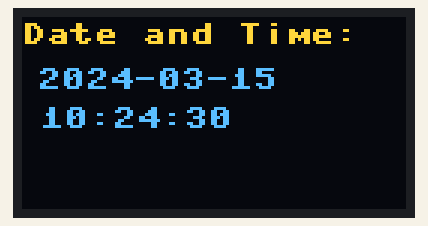
The program below on a simulated Raspberry Pi Pico running MicroPython. On the bench: 128×64 one-colour display. The OLED is the two-colour kind (top 16 rows yellow); the clock reads 2024-03-15 10:24:30 at power-on unless the program sets it.

Above: at 0.1 s.
At 4.2 s:
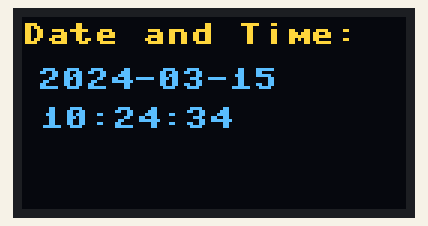
At 11.4 s:
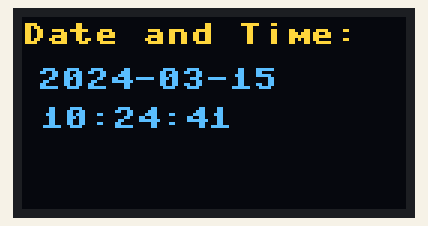
At 19.6 s:
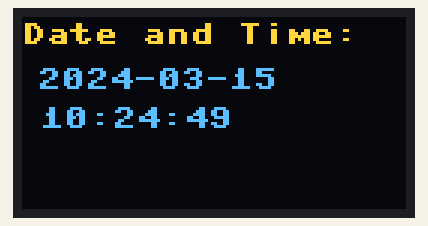
At 28.8 s:
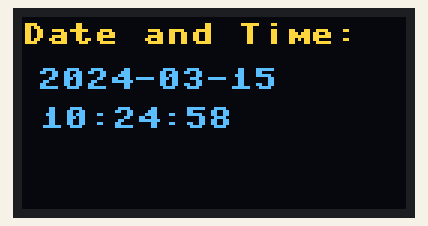
At 39.0 s:
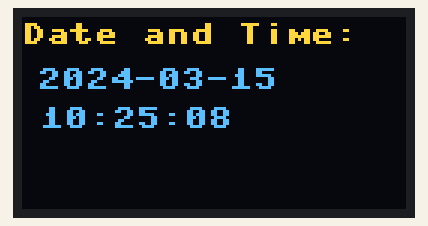

The program:

date-time.py
```python
from machine import Pin, SoftI2C
import ssd1306
import time

# Software I2C (works on any pins)
i2c = SoftI2C(sda=Pin(0), scl=Pin(1), freq=400000)

oled = ssd1306.SSD1306_I2C(128, 64, i2c, addr=0x3C)

while True:
    # Clear the display
    oled.fill(0)

    # Get current time
    t = time.localtime()  # returns (year, month, day, hour, minute, second, weekday, yearday)
    hours = t[3]
    minutes = t[4]
    seconds = t[5]

    # Format time as HH:MM:SS
    current_time = "{:02d}:{:02d}:{:02d}".format(hours, minutes, seconds)
    date = "{:04d}-{:02d}-{:02d}".format(t[0], t[1], t[2])

    # Display time on OLED
    oled.text("Date and Time:", 0, 2)
    oled.text(current_time, 6, 30)
    oled.text(date, 5, 17)
    oled.show()

    time.sleep(1)
```

Measured:
- what the display in image 1 shows lasts 1.0 s, from 4.2 s to 5.2 s
